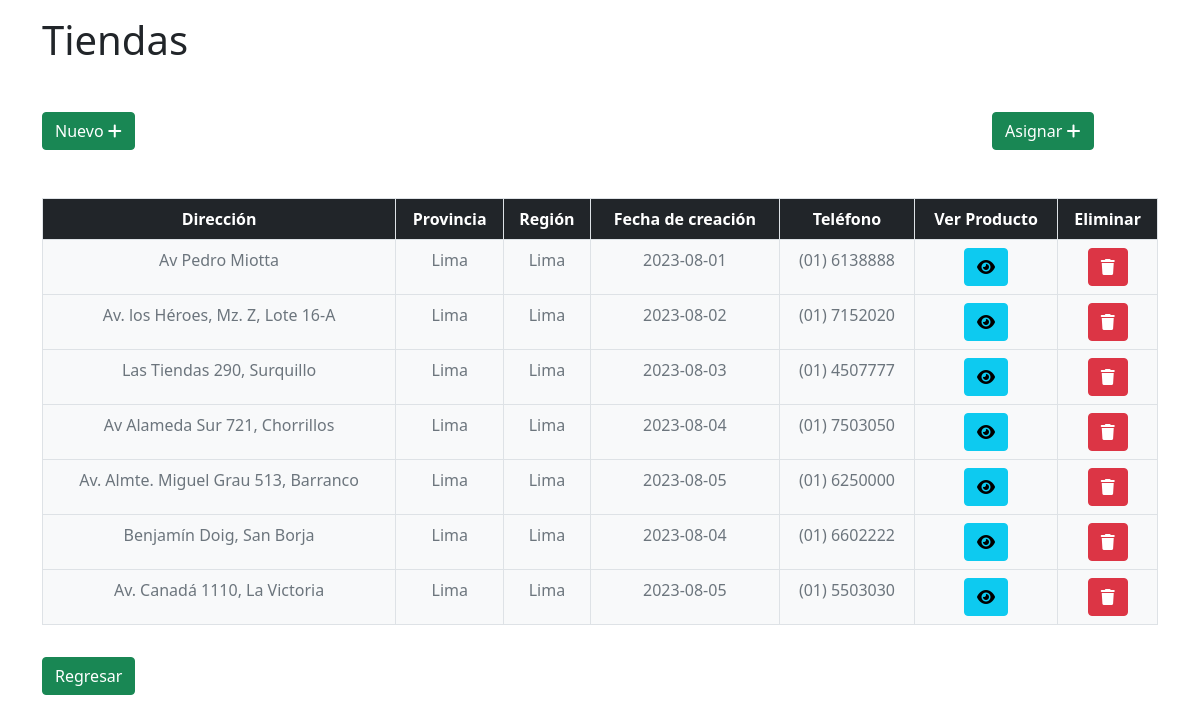
Screenshot of /gestionTienda/Tienda with the database file from the repository.
### gestionTienda/models.py (models this page shows)
class Tienda(models.Model):
    direccionTienda = models.CharField(max_length=32, blank = True, null = True)
    provinciaTienda = models.CharField(max_length=32, blank = True, null = True)
    regionTienda = models.CharField(max_length=32, blank = True, null = True)
    fechaTienda = models.CharField(max_length=32, blank = True, null = True)
    telefonoTienda = models.CharField(max_length=32, blank = True, null = True)

### gestionTienda/views.py (the view, shortened to what this page needs)
# urls.py: path('Tienda', views.tienda, name='tienda'),
def tienda(request):
    return render(request,'Tienda.html',{
        'productosTotales':Producto.objects.all().order_by('id'),
        'tiendaTotales':Tienda.objects.all().order_by('id')
    })

### gestionTienda/templates/Tienda.html (shortened to what this page needs)
{% load static %}
<!DOCTYPE html>
<html>
<head>
    <link href="https://cdn.jsdelivr.net/npm/bootstrap@5.0.2/dist/css/bootstrap.min.css" rel="stylesheet"
>
    <link rel="stylesheet" href="https://cdnjs.cloudflare.com/ajax/libs/font-awesome/6.3.0/css/all.min.css"
 />
</head>
<body>
    <div>
        <div class="container">
            <div class="row">
                <div class="col-4">
                    <div class="row">
                        <div class="mt-3  col-15">
                            <h1>Tiendas</h1>
                        </div>
                    </div>
                </div>
            </div>
        </div>
    </div>
    <br>
    <div class="container mt-3">
        <div class="row justify-content-between">
            <div class="col-2">
                <button class="btn btn-success" data-bs-toggle="modal" data-bs-target="#nuevaTienda">Nuevo <i
                        class="fa-solid fa-plus"></i></button>
            </div>
            <div class="col-2">
                <button class="btn btn-success" data-bs-toggle="modal" data-bs-target="#asignarProducto">Asignar <i
                        class="fa-solid fa-plus"></i></button>
            </div>
        </div>
    </div>
    <div class="mt-5 container">
        <div class="row justify-content-center">
            <div class="col-15">
                <table class="table table-bordered bg-dark text-white">
                    <thead class="text-center">
                        <th>Dirección</th>
                        <th>Provincia</th>
                        <th>Región</th>
                        <th>Fecha de creación</th>
                        <th>Teléfono</th>
                        <th>Ver Producto</th>
                        <th>Eliminar</th>
                    </thead>
                    <tbody class="text-center bg-light text-secondary">
                        {% for tienda in tiendaTotales%}
                        <tr>
                            <td>{{ tienda.direccionTienda }}</td>
                            <td>{{ tienda.provinciaTienda }}</td>
                            <td>{{ tienda.regionTienda }}</td>
                            <td>{{ tienda.fechaTienda }}</td>
                            <td>{{ tienda.telefonoTienda }}</td>
                            <td class="text-center"><a class="btn btn-info"
                                    href="{% url 'gestionTienda:verProducto' tienda.id %}"><i
                                        class="fa-solid fa-eye"></i></td>
                            <td class="text-center"><a class="btn btn-danger"
                                    href="{% url 'gestionTienda:eliminarTienda' tienda.id %}"><i
                                        class="fa-solid fa-trash"></i></a></td>
                        </tr>
                        {% endfor %}
                    </tbody>
                </table>
                <a class="mt-3 btn btn-success" href="{% url 'gestionTienda:panelNavegacion' %}">Regresar</a>
                <br>
                <br>
                <br>
            </div>
        </div>
    </div>
</body>
</html>

### rows the page displays
Tienda: direccionTienda "Av Pedro Miotta", provinciaTienda "Lima", regionTienda "Lima", fechaTienda "2023-08-01", telefonoTienda "(01) 6138888"
Tienda: direccionTienda "Av. los Héroes, Mz. Z, Lote 16-A", provinciaTienda "Lima", regionTienda "Lima", fechaTienda "2023-08-02", telefonoTienda "(01) 7152020"
Tienda: direccionTienda "Las Tiendas 290, Surquillo", provinciaTienda "Lima", regionTienda "Lima", fechaTienda "2023-08-03", telefonoTienda "(01) 4507777"
Tienda: direccionTienda "Av Alameda Sur 721, Chorrillos", provinciaTienda "Lima", regionTienda "Lima", fechaTienda "2023-08-04", telefonoTienda "(01) 7503050"
Tienda: direccionTienda "Av. Almte. Miguel Grau 513, Barranco", provinciaTienda "Lima", regionTienda "Lima", fechaTienda "2023-08-05", telefonoTienda "(01) 6250000"
Tienda: direccionTienda "Benjamín Doig, San Borja", provinciaTienda "Lima", regionTienda "Lima", fechaTienda "2023-08-04", telefonoTienda "(01) 6602222"
Tienda: direccionTienda "Av. Canadá 1110, La Victoria", provinciaTienda "Lima", regionTienda "Lima", fechaTienda "2023-08-05", telefonoTienda "(01) 5503030"
